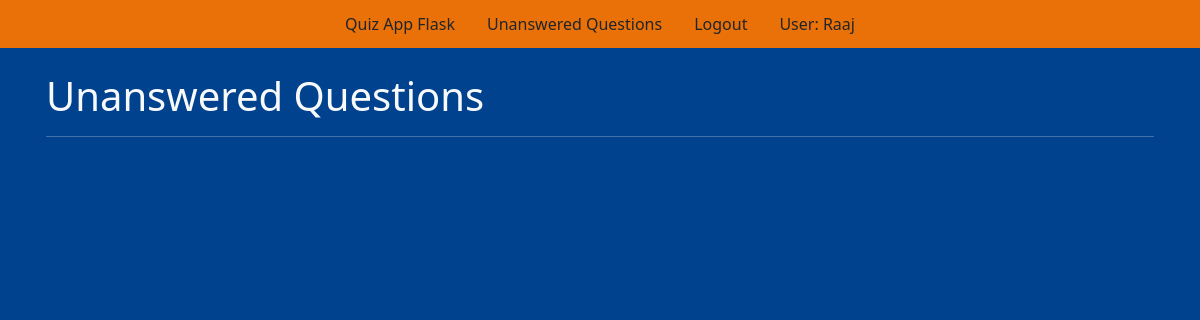
The page /unansweredquestions (signed in) on the database as committed earlier.
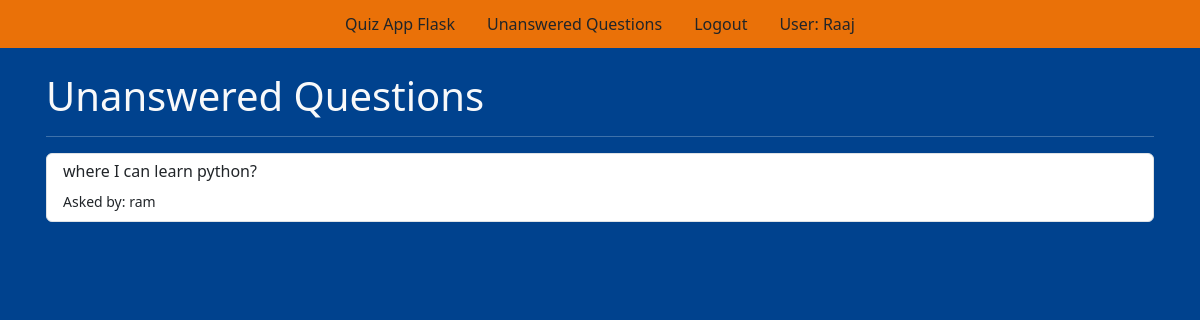
The same page on the database as committed later.
### tables this page shows
CREATE TABLE questions (id integer primary key autoincrement, question_text text null, answer_text text, asked_by_id integer not null, teacher_id integer not null);

CREATE TABLE users (id integer primary key autoincrement, name text not null, password text not null, teacher boolean not null, admin boolean not null);

### app.py (the view)
@app.route('/unansweredquestions')
def unansweredquestions():
    user = get_current_user()
    db = getDatabase()
    question_cursor = db.execute("select questions.id, questions.question_text, users.name from questions join users on users.id = questions.asked_by_id where questions.answer_text is null and questions.teacher_id = ?",
                                  [user['id']])
    allquestions = question_cursor.fetchall()
    return render_template("unansweredquestions.html", user = user, allquestions = allquestions)

### app.py (called while the page is built)
@app.teardown_appcontext
def close_database(error):
    if hasattr(g, 'flaskapp_db'):
        g.flaskapp_db.close()

def get_current_user():
    user_result = None
    if 'user' in session:
        user = session['user']
        db = getDatabase()
        user_cursor = db.execute("select * from users where name = ?", [user])
        user_result = user_cursor.fetchone()
    return user_result

### database.py (called while the page is built)
def connect_to_database():
    sql = sqlite3.connect('C:/Users/ryto0/Desktop/flask-mat-main/flaskapp.db')
    sql.row_factory = sqlite3.Row
    return sql

def getDatabase():
    if not hasattr(g, "flaskapp_db"):
        g.flaskapp_db = connect_to_database()
    return g.flaskapp_db

### templates/unansweredquestions.html (shortened to what this page needs)
{% from "showlinks.html" import show_links %}
<!doctype html>
<html lang="cs">
<head>
    <link href="https://cdn.jsdelivr.net/npm/bootstrap@5.3.2/dist/css/bootstrap.min.css" rel="stylesheet">
    <link rel="stylesheet" type="text/css" href="{{ url_for('static', filename = 'home.css') }}">
</head>
<body>
    <div class="parent">
        <div class="header mb-2">
            {{ show_links(user) }}
        </div>
        <div class="questions_answered container text-light p-3">
            <h1>Unanswered Questions</h1>
            <hr class="text-light" />
            <div class="row">
                <div class="col-lg-12">
                    <div class="list-group">
                        {% for question in allquestions %}
                        <a href="{{ url_for('answerquestion', question_id = question['id']) }}" class="list-group-item">
                            <h6 class="list-group-item-heading">{{ question['question_text'] }}</h6>
                            <small class="list-group-item-text">Asked by: {{ question['name'] }}</small>
                        </a>
                        {% endfor %}
                    </div>
                </div>
            </div>
        </div>
    </div>
</body>
</html>

Rows that differ between the two databases and show on the page:
added questions: question_text "where I can learn python?", name "ram"
